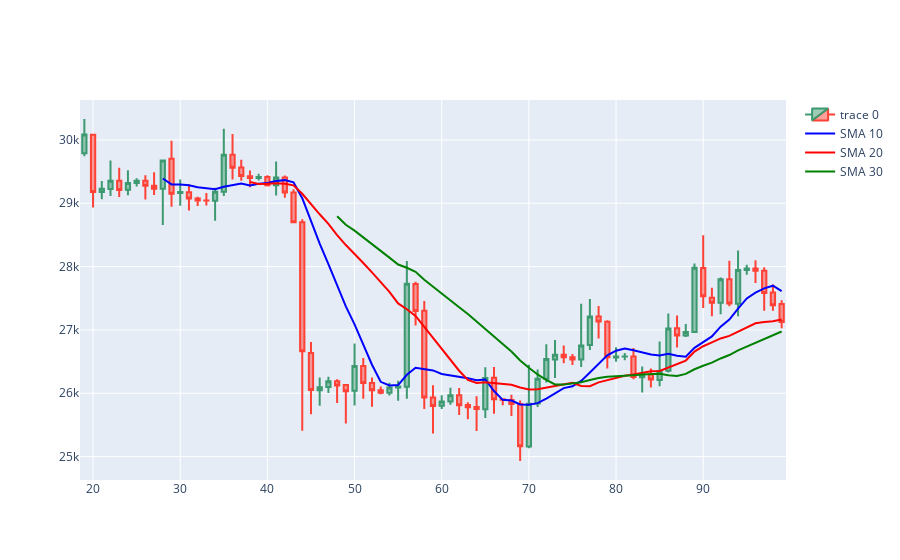

Source (notebook cell):
### Code cell
import plotly.graph_objects as go

dfpl = data[:]
fig = go.Figure(data=[go.Candlestick(x=dfpl.index,
                open=dfpl['Open'],
                high=dfpl['High'],
                low=dfpl['Low'],
                close=dfpl['Close'])])

# Add the moving averages to the plot
fig.add_trace(go.Scatter(x=dfpl.index, y=dfpl['SMA_10'], mode='lines', name='SMA 10', line=dict(color='blue')))
fig.add_trace(go.Scatter(x=dfpl.index, y=dfpl['SMA_20'], mode='lines', name='SMA 20', line=dict(color='red')))
fig.add_trace(go.Scatter(x=dfpl.index, y=dfpl['SMA_30'], mode='lines', name='SMA 30', line=dict(color='green')))

fig.update_layout(xaxis_rangeslider_visible=False)
fig.show()
